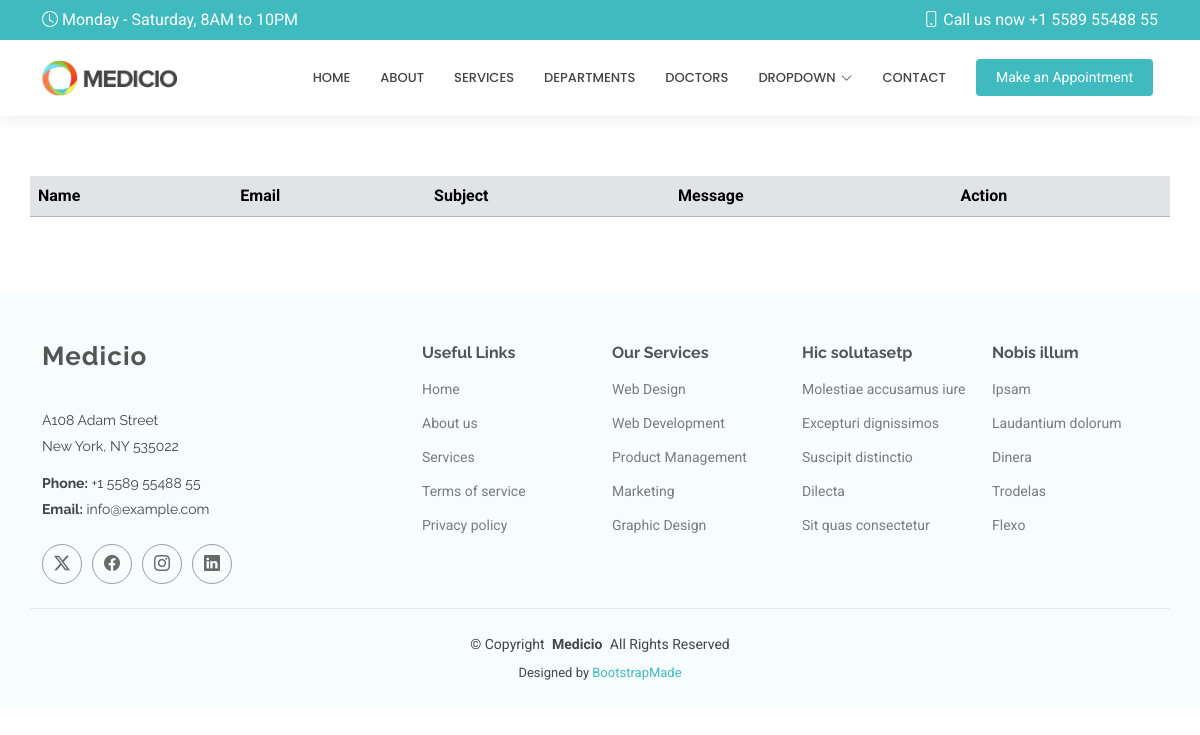
/showcontact/, run on an earlier commit of the app's database.
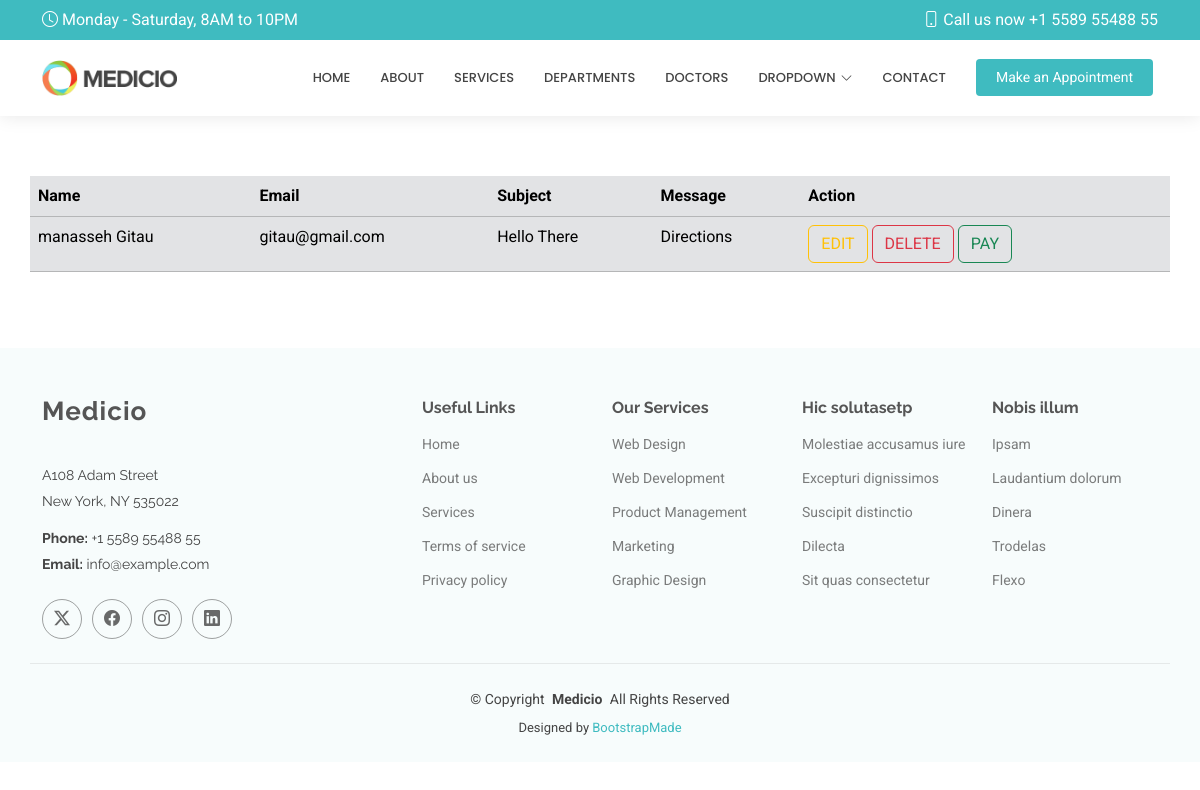
And on a later commit of the database.
### myApp/models.py (models this page shows, shortened)
class Contact(models.Model):
    name = models.CharField(max_length=200)
    email = models.EmailField()
    subject = models.CharField(max_length=50)
    message = models.CharField(max_length=200)

### myApp/views.py (the view)
# urls.py: path('showcontact/', views.showcontact, name='showcontact'),
def showcontact(request):
    allcontacts = Contact.objects.all()
    return render(request, 'showcontact.html', {"contacts": allcontacts})

### templates/showcontact.html
{% extends 'starter-page.html' %}
{% load static %}
{% block body %}
    <table class="table table-secondary container">
        <tr>
            <th>Name</th>
            <th>Email</th>
            <th>Subject</th>
            <th>Message</th>
            <th>Action</th>
        </tr>
        {% for contact in contacts %}
            <tr>
                <td>{{ contact.name }}</td>
                <td>{{ contact.email }}</td>
                <td>{{ contact.subject }}</td>
                <td>{{ contact.message }}</td>
                <td>
                    <a href="/editcontact/{{ contact.id }}" class="btn btn-outline-warning">EDIT</a>
                    <a href="/deletecontact/{{ contact.id }}" class="btn btn-outline-danger">DELETE</a>
                    <a href="" class="btn btn-outline-success">PAY</a>
                </td>
            </tr>
    {% endfor %}
    </table>
{% endblock %}

What changed in the data, as far as the page shows it:
added Contact: name "manasseh Gitau", email "gitau@gmail.com", subject "Hello There", message "Directions"
